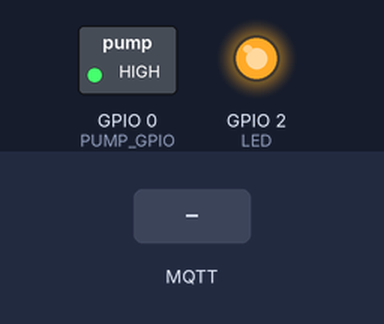
Simulated run of this sketch. Board: ESP8266 (NodeMCU). Shown: switched loads named in the sketch (green lamp = pin HIGH), output pins drawn as LEDs (lit = HIGH). The inputs (shaded band) are chosen by the test bench. WiFi joins after 1.5 s; servers stay silent unless stated; no MQTT or app messages arrive unless stated; not simulated (calls return 0 or success): passwords.h; what the sketch prints to the serial monitor is not drawn.

Above: at 2.7 s.
2.8 s: MQTT message "1" arrives on the first subscribed topic
At 3.2 s:
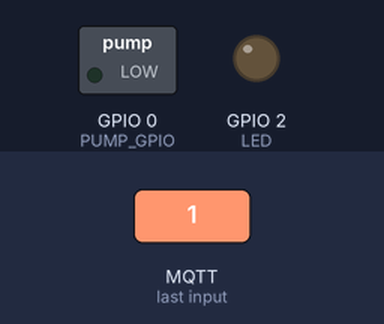
4.3 s: MQTT message "0" arrives on the first subscribed topic
At 5.5 s:
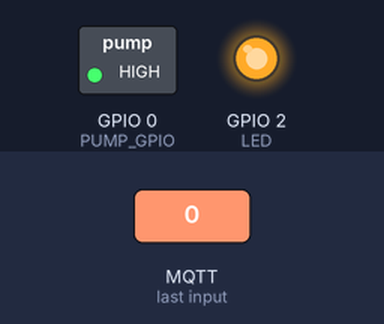
Timing chart, 0 to 7.3 s (numbered marks = the images above; inputs shaded):
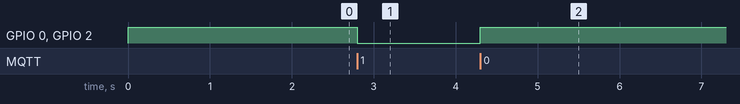

The sketch:

water_valve.ino
```cpp
#include <ESP8266WiFi.h>
#include <PubSubClient.h>
#include <ArduinoOTA.h>
#include "passwords.h"

/* led and pump configuration */
#define LED LED_BUILTIN // D4
#define PUMP_GPIO 0
#define PUMP_ON_TIME (5*60*1000UL) // 5 minutes
#define PUMP_OFF_TIME (3*60*1000L) // 3 minutes

/* mqtt channels */
#define MQTT_CONTROL "flower/valve"
#define MQTT_UPTIME_MINUTES "flower/uptime_minutes"
#define MQTT_STATE "flower/current_state"

WiFiClient espClient;
PubSubClient mqttClient(espClient);
long lastMsg = 0;
char msg_buffer[50];

int pump_state = 0;
int pump_enabled = 0;
long pump_changed_since;

void enable_pump(void) {
  pump_enabled = true;
  turn_on_pump();
  mqttClient.publish(MQTT_STATE, "on", true);
}

void disable_pump(void) {
  pump_enabled = false;
  turn_off_pump();
  mqttClient.publish(MQTT_STATE, "off", true);
}

void turn_on_pump(void) {
  pump_state = true;
  pump_changed_since = millis();

  digitalWrite(LED, LOW);   // Turn the LED on (Note that LOW is the voltage level
  // but actually the LED is on; this is because
  // it is active low on the ESP-01)
  digitalWrite(PUMP_GPIO, LOW);
}

void turn_off_pump(void) {
  pump_state = false;
  pump_changed_since = millis();

  digitalWrite(LED, HIGH);  // Turn the LED off by making the voltage HIGH
  digitalWrite(PUMP_GPIO, HIGH);
}

void loop_pump(void) {
  if (pump_enabled) {
    if (pump_state) {
      if (millis() - pump_changed_since > PUMP_ON_TIME) {
        turn_off_pump();
      }
    } else {
      if (millis() - pump_changed_since > PUMP_OFF_TIME) {
        turn_on_pump();
      }
    }
  } else if (pump_state) {
    turn_off_pump();
  }
}

void loop_wifi(void) {
  char i = 0;
  while ((WiFi.status() != WL_CONNECTED) && (i < 20)) {
    disable_pump();
    delay(500);
    Serial.print(".");
    i++;
  }

  if (i >= 60) {
    /* No connection, enabling the wifi hotspot should happen here */
    ESP.reset();
  }
}

void setup_wifi(void) {
  char i = 0;
  delay(10);
  // We start by connecting to a WiFi network
  Serial.println();
  Serial.print("Connecting to ");
  Serial.println(WIFI_SSID);
  WiFi.mode(WIFI_STA);

  WiFi.begin(WIFI_SSID, WIFI_PASSWORD);

  while ((WiFi.status() != WL_CONNECTED) && (i < 20)) {
    delay(500);
    Serial.print(".");
    i++;
  }

  if (i >= 60) {
    /* No connection, enabling the wifi hotspot should happen here */
    ESP.reset();
  }

  Serial.println("");
  Serial.println("WiFi connected");
  Serial.println("IP address: ");
  Serial.println(WiFi.localIP());
}

void setup_ota(void) {
  ArduinoOTA.setHostname("esp8266valve");
  ArduinoOTA.setPassword(OTA_PASSWORD);

  ArduinoOTA.onStart([]() {
    // NOTE: if updating SPIFFS this would be the place to unmount SPIFFS using SPIFFS.end()
    Serial.println("Start updating " + ArduinoOTA.getCommand());
    turn_off_pump();
  });

  ArduinoOTA.onEnd([]() {
    Serial.println("\nEnd");
  });

  ArduinoOTA.onProgress([](unsigned int progress, unsigned int total) {
    Serial.printf("Progress: %u%%\r", (progress / (total / 100)));
  });

  ArduinoOTA.onError([](ota_error_t error) {
    Serial.printf("\nError[%u]: ", error);
    if (error == OTA_AUTH_ERROR) {
      Serial.println("Auth Failed");
    } else if (error == OTA_BEGIN_ERROR) {
      Serial.println("Begin Failed");
    } else if (error == OTA_CONNECT_ERROR) {
      Serial.println("Connect Failed");
    } else if (error == OTA_RECEIVE_ERROR) {
      Serial.println("Receive Failed");
    } else if (error == OTA_END_ERROR) {
      Serial.println("End Failed");
    }
  });

  ArduinoOTA.begin();
}

void mqttCallback(char* topic, byte* payload, unsigned int length) {
  Serial.print(LED);
  Serial.print("Message arrived [");
  Serial.print(topic);
  Serial.print("] ");
  for (unsigned int i = 0; i < length; i++) {
    Serial.print((char)payload[i]);
  }
  Serial.println();

  // Switch on the LED if an 1 was received as first character
  if ((char)payload[0] == '1') {
    enable_pump();
  } else {
    disable_pump();
  }
}


void mqttReconnect(void) {
  // Loop until we're reconnected
  while (!mqttClient.connected()) {
    Serial.print("Attempting MQTT connection...");
    String clientId = "ESP8266Client";
    // Attempt to connect
    if (mqttClient.connect(clientId.c_str(), MQTT_USER, MQTT_PASSWORD, MQTT_STATE, 0, true, "disconnected")) {
      Serial.println("connected");
      // Once connected, publish an announcement...
      mqttClient.publish(MQTT_STATE, "connected", true);
      // ... and resubscribe
      mqttClient.subscribe(MQTT_CONTROL);
    } else {
      disable_pump();
      Serial.print("failed, rc=");
      Serial.print(mqttClient.state());
      Serial.println(" try again in 5 seconds");
      // Wait 5 seconds before retrying
      delay(5000);
    }
  }
}

void mqttSendState(void) {
  static unsigned long uptime_minutes = 0U;
  long now = millis();
  if (now - lastMsg > 60 * 1000) {
    lastMsg = now;
    ++uptime_minutes;
    snprintf (msg_buffer, 50, "%lu", uptime_minutes);
    Serial.print("Publish message: ");
    Serial.println(msg_buffer);
    mqttClient.publish(MQTT_UPTIME_MINUTES, msg_buffer);
  }
}

void loop_mqtt(void) {
  mqttReconnect();
  mqttClient.loop();
}

void setup() {
  pinMode(LED, OUTPUT);     // Initialize the BUILTIN_LED pin as an output
  pinMode(PUMP_GPIO, OUTPUT);
  turn_off_pump();
  Serial.begin(115200);
  setup_wifi();
  setup_ota();
  mqttClient.setServer(MQTT_SERVER, 1883);
  mqttClient.setCallback(mqttCallback);
}

void loop() {
  loop_wifi();
  loop_mqtt();
  loop_pump();
  ArduinoOTA.handle();
  mqttSendState();
}
```

Measured:
- after the input at 2.8 s, GPIO 0 (PUMP_GPIO), GPIO 2 (LED): HIGH → LOW at once
- after the input at 4.3 s, GPIO 0 (PUMP_GPIO), GPIO 2 (LED): LOW → HIGH at once
